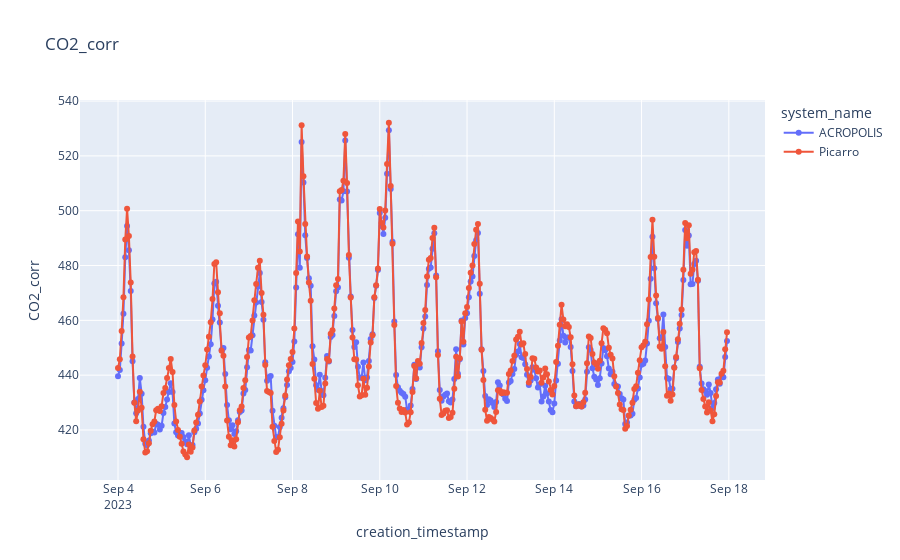

Here is the notebook cell this chart was saved with:
### Code cell
col_name = "CO2_corr"

df_all = pl.concat([df_a.select("creation_timestamp","system_name",col_name),df_p.select("creation_timestamp","system_name",col_name)], how="diagonal")

plot_sensor_measurement(df_all.collect(), col_name="CO2_corr")

### Figure 1 — Plotly figure (JSON) as saved in the notebook; plotly's stock layout.template omitted (floating-point values rounded to 4 significant figures; data arrays with more than 128 entries replaced by an {"elided": "..."} marker saying what was removed)
{"data": [{"hovertemplate": "system_name=ACROPOLIS<br>creation_timestamp=%{x}<br>CO2_corr=%{y}<extra></extra>", "legendgroup": "ACROPOLIS", "line": {"color": "#636efa", "dash": "solid"}, "marker": {"symbol": "circle"}, "mode": "lines+markers", "name": "ACROPOLIS", "orientation": "v", "showlegend": true, "type": "scatter", "x": {"elided": "336 str values"}, "xaxis": "x", "y": {"elided": "336 float values"}, "yaxis": "y"}, {"hovertemplate": "system_name=Picarro<br>creation_timestamp=%{x}<br>CO2_corr=%{y}<extra></extra>", "legendgroup": "Picarro", "line": {"color": "#EF553B", "dash": "solid"}, "marker": {"symbol": "circle"}, "mode": "lines+markers", "name": "Picarro", "orientation": "v", "showlegend": true, "type": "scatter", "x": {"elided": "336 str values"}, "xaxis": "x", "y": {"elided": "336 float values"}, "yaxis": "y"}], "layout": {"legend": {"title": {"text": "system_name"}, "tracegroupgap": 0}, "title": {"text": "CO2_corr"}, "xaxis": {"anchor": "y", "domain": [0, 1], "title": {"text": "creation_timestamp"}}, "yaxis": {"anchor": "x", "domain": [0, 1], "title": {"text": "CO2_corr"}}}}
